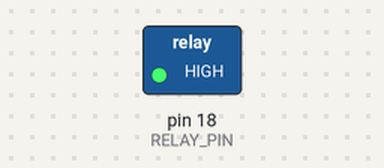
Simulated run of this sketch. Board: Arduino Uno, built with avr-gcc and run on an emulated ATmega328P. Parts: switched loads named in the sketch (green lamp = pin HIGH).

Above: at 5.0 s.
At 12.5 s:
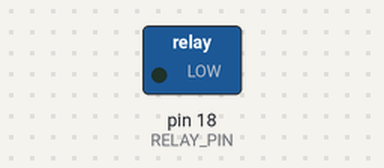
Timing chart, 0 to 19.5 s (numbered marks = the images above):
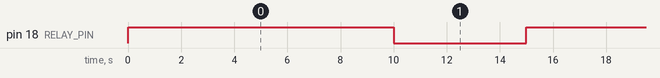

The sketch:

sketch_oct20b.ino
```cpp
#define RELAY_PIN 18  //A4

void setup() {
  // initialize digital pin RELAY_PIN as an output.
  pinMode(RELAY_PIN, OUTPUT);
}

// the loop function runs over and over again forever
void loop() {
  digitalWrite(RELAY_PIN, HIGH);   // turn the RELAY on
  delay(10000);                     // wait for a second
  digitalWrite(RELAY_PIN, LOW);    // turn the RELAY off
  delay(5000);                     // wait for a second
}
```

Measured:
- by itself, pin 18 (RELAY_PIN): alternates HIGH for 10.0 s and LOW for 5.0 s
